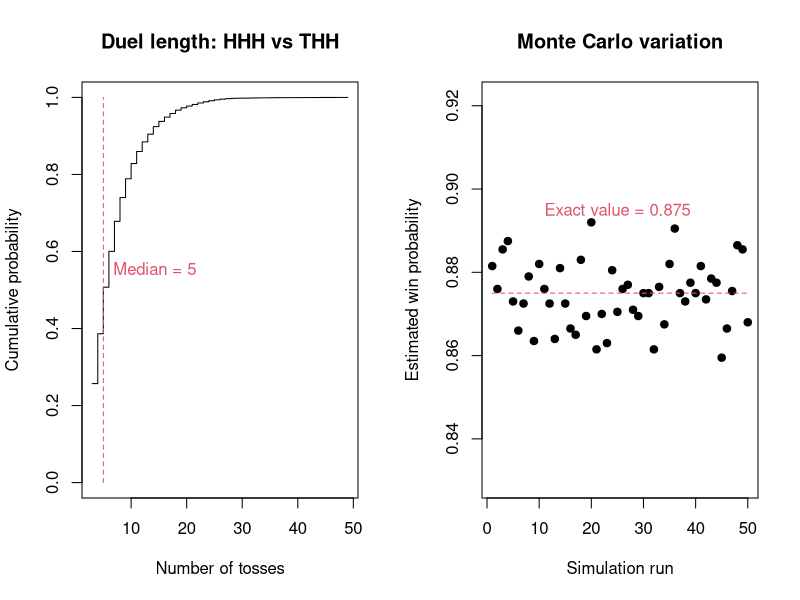

Reproduce this figure in R.
# Statistical Programming
# Practical 2: Sequence duels and the perils of independence
#
# Group 3:
# Alejandra Campo Archbold (s3023700)
# Weihang Gu (s2932201)
# Weichen Zhao (s2929481)
#
# Contributions:
# - Alejandra Campo Archbold: []
# - Weihang Gu: []
# - Weichen Zhao: []
#
# GitHub URL:



#-----------------------------------------------------------------------
# Overview
#-----------------------------------------------------------------------

# Two players choose patterns of heads (1) and tails (0).
# They watch the same coin tosses, and the first pattern to appear wins.
# We simulate duels, estimate win probabilities and calculate exact
# waiting times. We then compare patterns, find cycles and study
# how the results change when the coin is biased.


#-----------------------------------------------------------------------
# Function definitions
#-----------------------------------------------------------------------


# Q1: firsthit

firsthit <- function(x, a){
  # Description: finds the first occurrence of pattern a in x.
  # Inputs: x (coin tosses), a (the pattern to find).
  # Output: the ending position of the first match, or NA.
  # How it works: checks each window of length k in order.
  
  k <- length(a)
  n <- length(x)
  
  if(k == 0){
    stop("Please add a 0/1 pattern.")
  }
  
  if(n < k){
    return(NA)
  }
  
  for(m in k:n){
    w <- x[(m-k+1):m]
    
    if(all(w == a)){
      return(m)
    }
  }
  
  return(NA)
}


# Q2 and Q3: simulate_duels

simulate_duels <- function(a, b, p=0.5, nreps=1, block=20){
  # Description: simulates several duels between a and b.
  # Inputs: a and b (patterns), p (chance of heads),
  #         nreps (number of duels), block (tosses per batch).
  # Output: a matrix of winners and toss counts for all duels.
  # How it works: each row is one duel. Both patterns use the
  # same tosses in that row. Finished duels are no longer checked.
  
  k <- length(a)
  
  if(k == 0 || length(b) != k){
    stop("a and b must have the same positive length.")
  }
  
  if(anyNA(a) || anyNA(b)){
    stop("Patterns cannot contain NA.")
  }
  
  if(any(!(a %in% c(0,1))) ||
     any(!(b %in% c(0,1)))){
    stop("Patterns must contain only 0 and 1.")
  }
  
  if(all(a == b)){
    stop("a and b must be different.")
  }
  
  if(length(p) != 1 || !is.numeric(p) ||
     !is.finite(p) || p <= 0 || p >= 1){
    stop("p must be between 0 and 1.")
  }
  
  if(length(nreps) != 1 || !is.numeric(nreps) ||
     !is.finite(nreps) || nreps < 1 ||
     nreps != floor(nreps)){
    stop("nreps must be a positive integer.")
  }
  
  if(length(block) != 1 || !is.numeric(block) ||
     !is.finite(block) || block < 1 ||
     block != floor(block)){
    stop("block must be a positive integer.")
  }
  
  # Each row stores the most recent k tosses from one duel.
  recent <- matrix(0, nrow=nreps, ncol=k)
  
  winner <- rep(NA_integer_, nreps)
  tosses <- integer(nreps)
  
  while(anyNA(winner)){
    
    # Generate tosses in batches. Finished rows are ignored later.
    new <- matrix(
      rbinom(nreps*block, size=1, prob=p),
      nrow=nreps,
      ncol=block
    )
    
    # Check the tosses in order, so each duel stops at its first win.
    for(j in seq_len(block)){
      
      active <- which(is.na(winner))
      
      if(length(active) == 0){
        break
      }
      
      current <- new[active, j]
      
      # Keep only the most recent k tosses for each active duel.
      if(k > 1){
        recent[active, 1:(k-1)] <-
          recent[active, 2:k, drop=FALSE]
      }
      
      recent[active, k] <- current
      
      tosses[active] <- tosses[active] + 1
      
      # A full pattern needs at least k tosses.
      ready <- active[tosses[active] >= k]
      
      if(length(ready) > 0){
        
        windows <- recent[ready, , drop=FALSE]
        
        # Compare the ready windows with both patterns row by row.
        target_a <- matrix(
          a, nrow=length(ready), ncol=k, byrow=TRUE
        )
        
        target_b <- matrix(
          b, nrow=length(ready), ncol=k, byrow=TRUE
        )
        
        match_a <- rowSums(windows == target_a) == k
        match_b <- rowSums(windows == target_b) == k
        
        winner[ready[match_a]] <- 1
        winner[ready[match_b]] <- 0
      }
    }
  }
  
  return(cbind(winner, tosses))
}


# Q2: duel

duel <- function(a, b, p=0.5){
  # Description: simulates one game between patterns a and b.
  # Inputs: a and b (patterns), p (chance of heads).
  # Output: c(winner, tosses), with 1 for a and 0 for b.
  # How it works: calls simulate_duels for one game.
  
  result <- simulate_duels(a, b, p, nreps=1)
  
  return(result[1,])
}


# Q3: pwin

pwin <- function(a, b, p=0.5, nreps=10000){
  # Description: estimates the probability that a beats b.
  # Inputs: a and b (patterns), p (chance of heads),
  #         nreps (number of simulated games).
  # Output: the proportion of games won by a.
  # How it works: averages the 0/1 results from simulated duels.
  
  results <- simulate_duels(a, b, p, nreps=nreps)
  
  return(mean(results[, "winner"]))
}


# Q4: ewait

ewait <- function(a, p=0.5){
  # Description: calculates the exact mean wait for pattern a.
  # Inputs: a (pattern), p (chance of heads).
  # Output: the expected number of tosses until a first appears.
  # How it works: adds 1/P(prefix) for each self-overlap length.
  
  k <- length(a)
  
  if(k == 0 || anyNA(a) || any(!(a %in% c(0,1)))){
    stop("Please enter a non-empty 0/1 pattern.")
  }
  
  if(length(p) != 1 || !is.numeric(p) ||
     !is.finite(p) || p <= 0 || p >= 1){
    stop("p must be between 0 and 1.")
  }
  
  wait <- 0
  
  for(j in seq_len(k)){
    
    prefix <- a[1:j]
    suffix <- a[(k-j+1):k]
    
    if(all(prefix == suffix)){
      
      heads <- sum(prefix)
      tails <- j - heads
      
      prob <- p^heads * (1-p)^tails
      
      wait <- wait + 1/prob
    }
  }
  
  return(wait)
}


# Q4: simwait

simwait <- function(a, p=0.5, nreps=3000, block=20){
  # Description: estimates waiting times by simulation.
  # Inputs: a (pattern), p (heads), nreps (runs),
  #         block (tosses per batch).
  # Output: the simulated waiting time for each run.
  # How it works: adds tosses until firsthit finds the pattern.
  
  waits <- integer(nreps)
  
  for(i in seq_len(nreps)){
    
    x <- integer(0)
    hit <- NA
    
    # Keep extending the stream until the pattern appears.
    while(is.na(hit)){
      
      new <- rbinom(block, size=1, prob=p)
      
      x <- c(x, new)
      
      hit <- firsthit(x, a)
    }
    
    waits[i] <- hit
  }
  
  return(waits)
}


# Q5: pmat

pmat <- function(k, p=0.5, nreps=10000){
  # Description: estimates win probabilities for all pattern pairs.
  # Inputs: k (pattern length), p (heads), nreps (games per pair).
  # Output: matrix M, where M[i,j] is P(pattern i beats pattern j).
  # How it works: generates all patterns in binary order and
  # simulates each pair once. Reverse probabilities add to 1.
  
  if(length(k) != 1 || !is.numeric(k) ||
     !is.finite(k) || k < 1 || k != floor(k)){
    stop("k must be a positive integer.")
  }
  
  # Generate all patterns and arrange them in binary order.
  patterns <- expand.grid(rep(list(0:1), k))
  patterns <- as.matrix(patterns)
  patterns <- patterns[, k:1, drop=FALSE]
  
  labels <- apply(patterns, 1, paste, collapse="")
  n <- nrow(patterns)
  
  M <- matrix(NA_real_, nrow=n, ncol=n)
  
  rownames(M) <- labels
  colnames(M) <- labels
  
  # Each pair needs only one simulation since reverse wins add to 1.
  for(i in seq_len(n-1)){
    
    for(j in (i+1):n){
      
      a <- patterns[i,]
      b <- patterns[j,]
      
      prob <- pwin(a, b, p=p, nreps=nreps)
      
      M[i,j] <- prob
      M[j,i] <- 1-prob
    }
  }
  
  return(M)
}


# Q5(a): best_reply

best_reply <- function(M){
  # Description: finds the best reply to each pattern.
  # Input: M (win probability matrix).
  # Output: pattern, best reply and estimated win probability.
  # How it works: finds the highest value in each column.
  
  n <- ncol(M)
  
  result <- data.frame(
    pattern=colnames(M),
    reply=character(n),
    probability=numeric(n)
  )
  
  for(j in seq_len(n)){
    
    best <- which.max(M[,j])
    
    result$reply[j] <- rownames(M)[best]
    result$probability[j] <- M[best,j]
  }
  
  result$probability <- round(result$probability, 3)
  
  return(result)
}


# Q5(b): find_cycle

find_cycle <- function(M, cutoff=0.55){
  # Description: finds the shortest clear non-transitive cycle.
  # Inputs: M (win matrix), cutoff (minimum win probability).
  # Output: the positions in a cycle, or NULL if none is found.
  # How it works: tries cycles of length 3, 4 and so on.
  # A cycle is complete when the last pattern beats the first.
  
  n <- nrow(M)
  
  if(n < 3){
    return(NULL)
  }
  
  beats <- M > cutoff
  beats[is.na(beats)] <- FALSE
  
  # Start with shorter cycles before searching for longer ones.
  for(size in 3:n){
    
    for(start in seq_len(n)){
      
      paths <- list(start)
      
      for(step in seq_len(size-1)){
        
        new_paths <- list()
        
        for(path in paths){
          
          last <- path[length(path)]
          
          choices <- which(beats[last,])
          
          # Each pattern can appear only once before closing a cycle.
          for(choice in choices){
            
            if(!(choice %in% path)){
              
              new_path <- c(path, choice)
              
              new_paths[[length(new_paths)+1]] <- new_path
            }
          }
        }
        
        paths <- new_paths
        
        if(length(paths) == 0){
          break
        }
      }
      
      # The last pattern must also beat the starting pattern.
      for(path in paths){
        
        if(length(path) == size){
          
          last <- path[length(path)]
          
          if(beats[last,start]){
            return(c(path,start))
          }
        }
      }
    }
  }
  
  return(NULL)
}


# Q5(b): show_cycle

show_cycle <- function(M, cutoff=0.55){
  # Description: prints a cycle and its win probabilities.
  # Inputs: M (win matrix), cutoff (minimum win probability).
  # Output: a labelled cycle and the probability of each win.
  # How it works: uses find_cycle and prints consecutive wins.
  
  cycle <- find_cycle(M, cutoff=cutoff)
  
  if(is.null(cycle)){
    cat("No clear non-transitive cycle found.\n")
    return(invisible(NULL))
  }
  
  labels <- rownames(M)
  
  cat("Cycle:", paste(labels[cycle], collapse=" -> "), "\n")
  
  for(i in seq_len(length(cycle)-1)){
    
    a <- cycle[i]
    b <- cycle[i+1]
    
    cat(labels[a], "beats", labels[b], ":",
        round(M[a,b], 3), "\n")
  }
}


#-----------------------------------------------------------------------
# Run code and analysis
#-----------------------------------------------------------------------

# A fixed seed makes the simulation results reproducible.
set.seed(2026)


# Q1: Check firsthit on simple streams

x <- c(1,0,0,1,0,1,1)
a <- c(1,0,1)

cat("Q1: First hit of 101:", firsthit(x,a), "(expected 6)\n")
cat("Q1: Pattern 111 absent:", firsthit(x,c(1,1,1)), "\n")
cat("Q1: Short stream:", firsthit(c(1,0),a), "\n")


# Q2: Simulate one duel

a <- c(1,0,1)
b <- c(0,1,1)

result <- duel(a,b)

cat("\nQ2: Duel between 101 and 011\n")
print(result)


# Q3: Estimate the chance that HHH beats THH

p_fair <- pwin(c(1,1,1), c(0,1,1))
p_bias <- pwin(c(1,1,1), c(0,1,1), p=0.7)

cat("\nQ3: Win probability estimates\n")
cat("P(HHH beats THH), p=0.5:", round(p_fair,3), "\n")
cat("P(HHH beats THH), p=0.7:", round(p_bias,3), "\n")

# The exact probabilities for this pair are 0.125 and 0.343.


# Q4: Compare exact and simulated waiting times

patterns4 <- list(
  c(1,1,1),
  c(1,1,0),
  c(1,0,1),
  c(1,1,0)
)

labels4 <- c("HHH", "HHT", "HTH", "HHT")
probs4 <- c(0.5, 0.5, 0.5, 0.7)

exact4 <- numeric(length(patterns4))
mc4 <- numeric(length(patterns4))

for(i in seq_along(patterns4)){
  
  exact4[i] <- ewait(patterns4[[i]], p=probs4[i])
  
  mc4[i] <- mean(simwait(patterns4[[i]], p=probs4[i]))
}

comparison4 <- data.frame(
  pattern=labels4,
  p=probs4,
  exact=round(exact4,3),
  simulated=round(mc4,3)
)

cat("\nQ4: Exact and simulated waiting times\n")
print(comparison4, row.names=FALSE)


# Q5: Construct the fair-coin win matrix

M <- pmat(k=3, p=0.5, nreps=10000)


# Q5(a): Find the best reply to every pattern

cat("\nQ5(a): Best replies, p=0.5\n")
print(best_reply(M), row.names=FALSE)


# Q5(b): Find near-ties and a non-transitive cycle

# An estimate within 0.03 of 0.5 is treated as nearly even.
# upper.tri selects each unordered pair only once.
tie_pos <- which(
  upper.tri(M) & abs(M-0.5) < 0.03,
  arr.ind=TRUE
)

ties <- data.frame(
  pattern_a=rownames(M)[tie_pos[,1]],
  pattern_b=colnames(M)[tie_pos[,2]],
  p_a_wins=round(M[tie_pos],3)
)

cat("\nQ5(b): Approximately even pairs\n")
print(ties, row.names=FALSE)

# Search different cycle lengths instead of assuming three patterns.
cat("\nQ5(b): Shortest clear cycle, p=0.5\n")
show_cycle(M, cutoff=0.55)


# Q5(c): Compare individual waits and head-to-head results

patterns3 <- as.matrix(expand.grid(rep(list(0:1),3)))
patterns3 <- patterns3[,3:1,drop=FALSE]

waits3 <- numeric(nrow(patterns3))

for(i in seq_len(nrow(patterns3))){
  waits3[i] <- ewait(patterns3[i,])
}

waiting_rank <- data.frame(
  pattern=rownames(M),
  expected_wait=waits3
)

waiting_rank <- waiting_rank[
  order(waiting_rank$expected_wait),
]

cat("\nQ5(c): Ranking by expected waiting time\n")
print(waiting_rank, row.names=FALSE)

# Equal expected waits do not imply equal head-to-head chances.
cat("\nQ5(c): TTH against THH\n")
cat("Expected wait of TTH:", ewait(c(0,0,1)), "\n")
cat("Expected wait of THH:", ewait(c(0,1,1)), "\n")
cat("P(TTH beats THH):", round(M["001","011"],3), "\n")


# Q6: Plot duel duration and Monte Carlo variation

# Plot 1: empirical distribution of tosses until a winner.
games <- simulate_duels(c(1,1,1), c(0,1,1), nreps=10000)

duration <- games[,"tosses"]
freq <- table(duration)

xval <- as.numeric(names(freq))
cumprob <- cumsum(as.numeric(freq))/length(duration)
med <- median(duration)

par(mfrow=c(1,2))

plot(xval, cumprob, type="s", ylim=c(0,1),
     xlab="Number of tosses",
     ylab="Cumulative probability",
     main="Duel length: HHH vs THH")

lines(c(med,med), c(0,1), col=2, lty=2)
text(med, 0.55, paste("Median =",med), pos=4, col=2)


# Plot 2: 50 separate estimates of P(THH beats HHH).
estimates <- numeric(50)

for(i in seq_len(50)){
  estimates[i] <- pwin(c(0,1,1), c(1,1,1), nreps=2000)
}

reference <- 7/8
limits <- range(c(estimates, reference)) + c(-0.03,0.03)

plot(estimates, pch=19, ylim=limits,
     xlab="Simulation run",
     ylab="Estimated win probability",
     main="Monte Carlo variation")

lines(c(1,50), c(reference,reference), col=2, lty=2)
text(25, reference+0.02, "Exact value = 0.875", col=2)

par(mfrow=c(1,1))


# Q7: Compare the game when the coin is biased

for(bias in c(0.25,0.7)){
  
  M_bias <- pmat(k=3, p=bias, nreps=20000)
  
  cat("\nQ7: Best replies for p =", bias, "\n")
  print(best_reply(M_bias), row.names=FALSE)
  
  cat("\nQ7: Non-transitive cycle for p =", bias, "\n")
  show_cycle(M_bias, cutoff=0.55)
}

# Bias changes the best replies.
# For example, 000 becomes the best reply to 001 when p=0.25,
# rather than 100 for a fair coin.
# When p=0.7, 110 becomes the best reply to 010 rather than 001.
# Biased coins can have clear three-pattern cycles.


#-----------------------------------------------------------------------
# Conclusion
#-----------------------------------------------------------------------

# TTH and THH have equal mean waiting times, but TTH usually wins
# their direct duel. The patterns use the same toss stream, so the
# waiting times are dependent. Ranking patterns by their separate
# waiting times can therefore give the wrong head-to-head answer.
